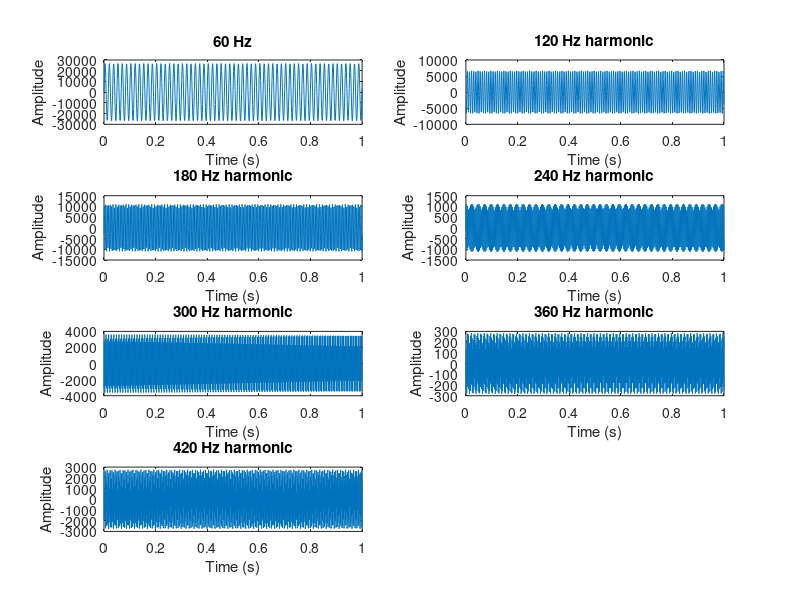

Here is the MATLAB script that generated this plot: (Note: this script raises an error after producing the figure.)
% Define the equations
t = 0:0.001:1; % Time vector from 0 to 1 second with 0.001 second intervals

% Equation 1 (60 Hz)
y1 = 10^(88.53/20) * sin(2*pi*60.02*t + 0.00579746);

% Equation 2 (120 Hz harmonic)
y2 = 10^(76.4143/20) * sin(2*pi*119.98*t - 2.4142);

% Equation 3 (180 Hz harmonic)
y3 = 10^(80.7868/20) * sin(2*pi*179.98*t - 0.2332);

% Equation 4 (240 Hz harmonic)
y4 = 10^(60.935/20) * sin(2*pi*239.94*t - 0.1204);

% Equation 5 (300 Hz harmonic)
y5 = 10^(71.1666/20) * sin(2*pi*299.96*t - 1.0111);

% Equation 6 (360 Hz harmonic)
y6 = 10^(49.03/20) * sin(2*pi*359.98*t - 1.8754);

% Equation 7 (420 Hz harmonic)
y7 = 10^(68.7937/20) * sin(2*pi*419.92*t + 1.255);

% Plot the signals
figure;
subplot(4, 2, 1);
plot(t, y1);
title('60 Hz');
xlabel('Time (s)');
ylabel('Amplitude');

subplot(4, 2, 2);
plot(t, y2);
title('120 Hz harmonic');
xlabel('Time (s)');
ylabel('Amplitude');

subplot(4, 2, 3);
plot(t, y3);
title('180 Hz harmonic');
xlabel('Time (s)');
ylabel('Amplitude');

subplot(4, 2, 4);
plot(t, y4);
title('240 Hz harmonic');
xlabel('Time (s)');
ylabel('Amplitude');

subplot(4, 2, 5);
plot(t, y5);
title('300 Hz harmonic');
xlabel('Time (s)');
ylabel('Amplitude');

subplot(4, 2, 6);
plot(t, y6);
title('360 Hz harmonic');
xlabel('Time (s)');
ylabel('Amplitude');

subplot(4, 2, 7);
plot(t, y7);
title('420 Hz harmonic');
xlabel('Time (s)');
ylabel('Amplitude');

sgtitle('Harmonic Signals');
